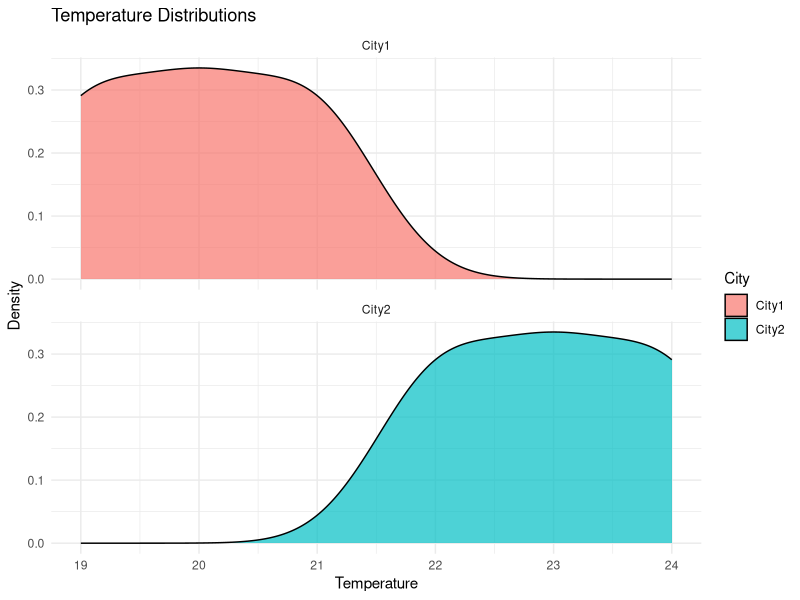

The R script that drew this image:
library(ggplot2)

temperature_data <- data.frame(
  City = c("City1", "City1", "City1", "City2", "City2", "City2"),
  Temperature = c(20, 21, 19, 22, 23, 24)
)

ggplot(temperature_data, aes(x = Temperature, fill = City)) +
  geom_density(alpha = 0.7) +  
  facet_wrap(~ City, ncol = 1, scales = "free_y") + 
  labs(title = "Temperature Distributions",
       x = "Temperature",
       y = "Density") +
  theme_minimal()

